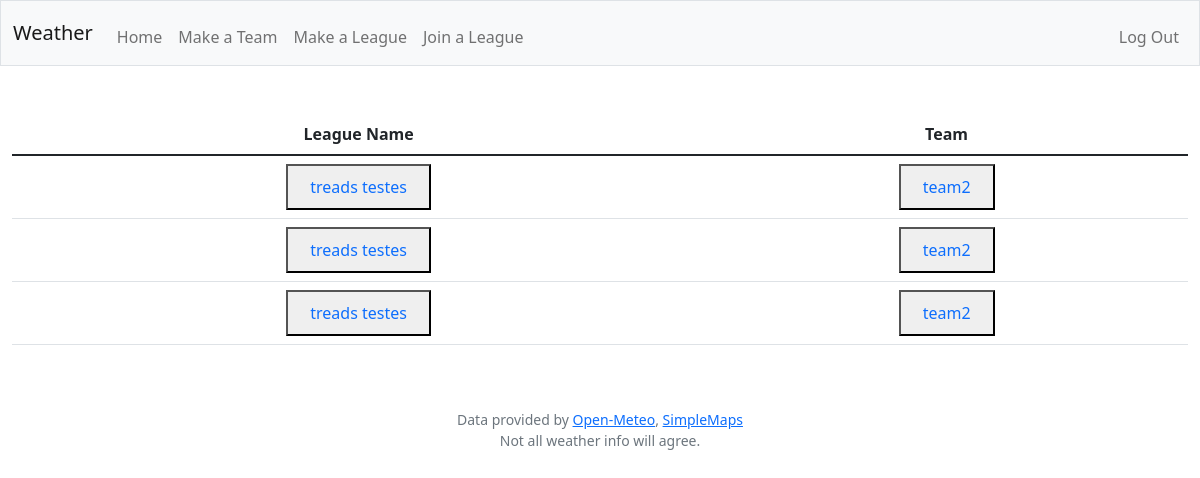
The app's page /myleagues (signed in) with its own data.
### tables this page shows
CREATE TABLE leagues(id INTEGER PRIMARY KEY, leaguename TEXT, founderid INTEGER, code, active, FOREIGN KEY (founderid) REFERENCES users(id));

CREATE TABLE teams (id INTEGER PRIMARY KEY, userid INTEGER, teamname TEXT NOT NULL, FOREIGN KEY(userid) REFERENCES users(id));

### app.py (the view)
@app.route("/myleagues")
@login_required
def myleagues():
    userid = session["userid"]
    leaguedict = getusersleagueteamdicts(userid)
    return render_template("myleagues.html", leaguedict = leaguedict)

### helpers.py (called while the page is built)
def login_required(f):
    @wraps(f)
    def decorated_function(*args, **kwargs):
        if session.get("userid") is None:
            return redirect("/login")
        return f(*args, **kwargs)
    return decorated_function

### templates/myleagues.html (shortened to what this page needs)
{% extends "layout.html" %}
{% block main %}
    <table class="table">
        <thead>
            <tr>
                <th>League Name</th>
                <th>Team</th>
            </tr>
        </thead>
        <tbody>
            {% for row in leaguedict %}
            <tr>
                <td><button><a class="nav-link" href="/league/{{ row['leaguename'] }}">{{ row['leaguename'] }}</a></button></td>
                <td><button><a class="nav-link" href="/team/{{ row['teamname'] }}">{{ row['teamname'] }}</a></button></td>
            </tr>
            {% endfor %}
        </tbody>
    </table>
{% endblock %}

### records on screen
leagues: leaguename "treads testes" "treads testes" "treads testes"
teams: teamname "team2" "team2" "team2"
